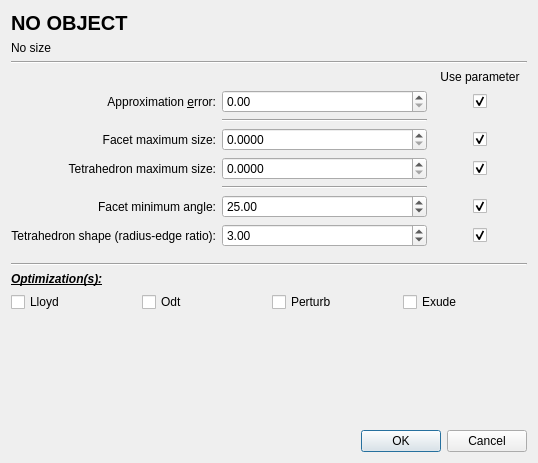
<?xml version="1.0" encoding="UTF-8"?>
<ui version="4.0">
 <class>Meshing_dialog</class>
 <widget class="QDialog" name="Meshing_dialog">
  <property name="geometry">
   <rect>
    <x>0</x>
    <y>0</y>
    <width>538</width>
    <height>463</height>
   </rect>
  </property>
  <property name="windowTitle">
   <string>Meshing criteria</string>
  </property>
  <layout class="QVBoxLayout" name="verticalLayout">
   <item>
    <widget class="QLabel" name="objectName">
     <property name="font">
      <font>
       <pointsize>15</pointsize>
       <weight>75</weight>
       <bold>true</bold>
      </font>
     </property>
     <property name="text">
      <string>NO OBJECT</string>
     </property>
    </widget>
   </item>
   <item>
    <widget class="QLabel" name="objectNameSize">
     <property name="text">
      <string>No size</string>
     </property>
    </widget>
   </item>
   <item>
    <widget class="Line" name="line_3">
     <property name="orientation">
      <enum>Qt::Horizontal</enum>
     </property>
    </widget>
   </item>
   <item>
    <layout class="QGridLayout" name="gridLayout" columnstretch="0,1,0">
     <item row="0" column="2">
      <widget class="QLabel" name="label_3">
       <property name="layoutDirection">
        <enum>Qt::LeftToRight</enum>
       </property>
       <property name="text">
        <string>Use parameter</string>
       </property>
       <property name="alignment">
        <set>Qt::AlignCenter</set>
       </property>
      </widget>
     </item>
     <item row="1" column="0">
      <widget class="QLabel" name="approxLabel">
       <property name="text">
        <string>Approximation &amp;error:</string>
       </property>
       <property name="alignment">
        <set>Qt::AlignRight|Qt::AlignTrailing|Qt::AlignVCenter</set>
       </property>
       <property name="buddy">
        <cstring>approx</cstring>
       </property>
      </widget>
     </item>
     <item row="1" column="1">
      <widget class="QDoubleSpinBox" name="approx"/>
     </item>
     <item row="1" column="2">
      <layout class="QHBoxLayout" name="horizontalLayoutApprox">
       <item>
        <spacer name="horizontalSpacer_2">
         <property name="orientation">
          <enum>Qt::Horizontal</enum>
         </property>
         <property name="sizeHint" stdset="0">
          <size>
           <width>40</width>
           <height>20</height>
          </size>
         </property>
        </spacer>
       </item>
       <item>
        <widget class="QCheckBox" name="noApprox">
         <property name="text">
          <string/>
         </property>
         <property name="checked">
          <bool>true</bool>
         </property>
        </widget>
       </item>
       <item>
        <spacer name="horizontalSpacer">
         <property name="orientation">
          <enum>Qt::Horizontal</enum>
         </property>
         <property name="sizeHint" stdset="0">
          <size>
           <width>40</width>
           <height>20</height>
          </size>
         </property>
        </spacer>
       </item>
      </layout>
     </item>
     <item row="2" column="1">
      <widget class="Line" name="line">
       <property name="orientation">
        <enum>Qt::Horizontal</enum>
       </property>
      </widget>
     </item>
     <item row="4" column="0">
      <widget class="QLabel" name="sizingLabel">
       <property name="text">
        <string>Facet maximum size:</string>
       </property>
       <property name="alignment">
        <set>Qt::AlignRight|Qt::AlignTrailing|Qt::AlignVCenter</set>
       </property>
       <property name="buddy">
        <cstring>facetSizing</cstring>
       </property>
      </widget>
     </item>
     <item row="4" column="1">
      <widget class="QDoubleSpinBox" name="facetSizing">
       <property name="decimals">
        <number>4</number>
       </property>
      </widget>
     </item>
     <item row="6" column="0">
      <widget class="QLabel" name="label">
       <property name="text">
        <string>Tetrahedron maximum size:</string>
       </property>
       <property name="alignment">
        <set>Qt::AlignRight|Qt::AlignTrailing|Qt::AlignVCenter</set>
       </property>
      </widget>
     </item>
     <item row="6" column="1">
      <widget class="QDoubleSpinBox" name="tetSizing">
       <property name="decimals">
        <number>4</number>
       </property>
      </widget>
     </item>
     <item row="7" column="1">
      <widget class="Line" name="line_4">
       <property name="orientation">
        <enum>Qt::Horizontal</enum>
       </property>
      </widget>
     </item>
     <item row="9" column="0">
      <widget class="QLabel" name="angleLabel">
       <property name="text">
        <string>Facet minimum angle:</string>
       </property>
       <property name="alignment">
        <set>Qt::AlignRight|Qt::AlignTrailing|Qt::AlignVCenter</set>
       </property>
       <property name="buddy">
        <cstring>facetAngle</cstring>
       </property>
      </widget>
     </item>
     <item row="9" column="1">
      <widget class="QDoubleSpinBox" name="facetAngle">
       <property name="minimum">
        <double>1.000000000000000</double>
       </property>
       <property name="maximum">
        <double>30.000000000000000</double>
       </property>
       <property name="value">
        <double>25.000000000000000</double>
       </property>
      </widget>
     </item>
     <item row="11" column="0">
      <widget class="QLabel" name="label_2">
       <property name="text">
        <string>Tetrahedron shape (radius-edge ratio):</string>
       </property>
       <property name="alignment">
        <set>Qt::AlignRight|Qt::AlignTrailing|Qt::AlignVCenter</set>
       </property>
      </widget>
     </item>
     <item row="11" column="1">
      <widget class="QDoubleSpinBox" name="tetShape">
       <property name="minimum">
        <double>1.000000000000000</double>
       </property>
       <property name="value">
        <double>3.000000000000000</double>
       </property>
      </widget>
     </item>
     <item row="4" column="2">
      <layout class="QHBoxLayout" name="horizontalLayoutFacetS">
       <item>
        <spacer name="horizontalSpacer_5">
         <property name="orientation">
          <enum>Qt::Horizontal</enum>
         </property>
         <property name="sizeHint" stdset="0">
          <size>
           <width>40</width>
           <height>20</height>
          </size>
         </property>
        </spacer>
       </item>
       <item>
        <widget class="QCheckBox" name="noFacetSizing">
         <property name="text">
          <string/>
         </property>
         <property name="checked">
          <bool>true</bool>
         </property>
        </widget>
       </item>
       <item>
        <spacer name="horizontalSpacer_6">
         <property name="orientation">
          <enum>Qt::Horizontal</enum>
         </property>
         <property name="sizeHint" stdset="0">
          <size>
           <width>40</width>
           <height>20</height>
          </size>
         </property>
        </spacer>
       </item>
      </layout>
     </item>
     <item row="6" column="2">
      <layout class="QHBoxLayout" name="horizontalLayoutTetSi">
       <item>
        <spacer name="horizontalSpacer_7">
         <property name="orientation">
          <enum>Qt::Horizontal</enum>
         </property>
         <property name="sizeHint" stdset="0">
          <size>
           <width>40</width>
           <height>20</height>
          </size>
         </property>
        </spacer>
       </item>
       <item>
        <widget class="QCheckBox" name="noTetSizing">
         <property name="text">
          <string/>
         </property>
         <property name="checked">
          <bool>true</bool>
         </property>
        </widget>
       </item>
       <item>
        <spacer name="horizontalSpacer_8">
         <property name="orientation">
          <enum>Qt::Horizontal</enum>
         </property>
         <property name="sizeHint" stdset="0">
          <size>
           <width>40</width>
           <height>20</height>
          </size>
         </property>
        </spacer>
       </item>
      </layout>
     </item>
     <item row="9" column="2">
      <layout class="QHBoxLayout" name="horizontalLayoutFacetA">
       <item>
        <spacer name="horizontalSpacer_9">
         <property name="orientation">
          <enum>Qt::Horizontal</enum>
         </property>
         <property name="sizeHint" stdset="0">
          <size>
           <width>40</width>
           <height>20</height>
          </size>
         </property>
        </spacer>
       </item>
       <item>
        <widget class="QCheckBox" name="noAngle">
         <property name="text">
          <string/>
         </property>
         <property name="checked">
          <bool>true</bool>
         </property>
        </widget>
       </item>
       <item>
        <spacer name="horizontalSpacer_10">
         <property name="orientation">
          <enum>Qt::Horizontal</enum>
         </property>
         <property name="sizeHint" stdset="0">
          <size>
           <width>40</width>
           <height>20</height>
          </size>
         </property>
        </spacer>
       </item>
      </layout>
     </item>
     <item row="11" column="2">
      <layout class="QHBoxLayout" name="horizontalLayoutTetSh">
       <item>
        <spacer name="horizontalSpacer_11">
         <property name="orientation">
          <enum>Qt::Horizontal</enum>
         </property>
         <property name="sizeHint" stdset="0">
          <size>
           <width>40</width>
           <height>20</height>
          </size>
         </property>
        </spacer>
       </item>
       <item>
        <widget class="QCheckBox" name="noTetShape">
         <property name="text">
          <string/>
         </property>
         <property name="checked">
          <bool>true</bool>
         </property>
        </widget>
       </item>
       <item>
        <spacer name="horizontalSpacer_12">
         <property name="orientation">
          <enum>Qt::Horizontal</enum>
         </property>
         <property name="sizeHint" stdset="0">
          <size>
           <width>40</width>
           <height>20</height>
          </size>
         </property>
        </spacer>
       </item>
      </layout>
     </item>
    </layout>
   </item>
   <item>
    <spacer name="verticalSpacer_2">
     <property name="orientation">
      <enum>Qt::Vertical</enum>
     </property>
     <property name="sizeType">
      <enum>QSizePolicy::Fixed</enum>
     </property>
     <property name="sizeHint" stdset="0">
      <size>
       <width>20</width>
       <height>10</height>
      </size>
     </property>
    </spacer>
   </item>
   <item>
    <widget class="Line" name="line_2">
     <property name="orientation">
      <enum>Qt::Horizontal</enum>
     </property>
    </widget>
   </item>
   <item>
    <widget class="QLabel" name="OptLabel">
     <property name="font">
      <font>
       <weight>75</weight>
       <italic>true</italic>
       <bold>true</bold>
       <underline>true</underline>
      </font>
     </property>
     <property name="text">
      <string>Optimization(s):</string>
     </property>
    </widget>
   </item>
   <item>
    <layout class="QHBoxLayout" name="horizontalLayout">
     <property name="topMargin">
      <number>0</number>
     </property>
     <item>
      <widget class="QCheckBox" name="lloydCBox">
       <property name="text">
        <string>Lloyd</string>
       </property>
      </widget>
     </item>
     <item>
      <widget class="QCheckBox" name="odtCBox">
       <property name="text">
        <string>Odt</string>
       </property>
      </widget>
     </item>
     <item>
      <widget class="QCheckBox" name="perturbCBox">
       <property name="text">
        <string>Perturb</string>
       </property>
       <property name="checked">
        <bool>false</bool>
       </property>
      </widget>
     </item>
     <item>
      <widget class="QCheckBox" name="exudeCBox">
       <property name="text">
        <string>Exude</string>
       </property>
       <property name="checked">
        <bool>false</bool>
       </property>
      </widget>
     </item>
    </layout>
   </item>
   <item>
    <spacer name="verticalSpacer">
     <property name="orientation">
      <enum>Qt::Vertical</enum>
     </property>
     <property name="sizeHint" stdset="0">
      <size>
       <width>20</width>
       <height>40</height>
      </size>
     </property>
    </spacer>
   </item>
   <item>
    <widget class="QDialogButtonBox" name="buttonBox">
     <property name="orientation">
      <enum>Qt::Horizontal</enum>
     </property>
     <property name="standardButtons">
      <set>QDialogButtonBox::Cancel|QDialogButtonBox::Ok</set>
     </property>
    </widget>
   </item>
  </layout>
 </widget>
 <resources/>
 <connections>
  <connection>
   <sender>buttonBox</sender>
   <signal>accepted()</signal>
   <receiver>Meshing_dialog</receiver>
   <slot>accept()</slot>
   <hints>
    <hint type="sourcelabel">
     <x>384</x>
     <y>191</y>
    </hint>
    <hint type="destinationlabel">
     <x>157</x>
     <y>195</y>
    </hint>
   </hints>
  </connection>
  <connection>
   <sender>buttonBox</sender>
   <signal>rejected()</signal>
   <receiver>Meshing_dialog</receiver>
   <slot>reject()</slot>
   <hints>
    <hint type="sourcelabel">
     <x>384</x>
     <y>191</y>
    </hint>
    <hint type="destinationlabel">
     <x>286</x>
     <y>195</y>
    </hint>
   </hints>
  </connection>
 </connections>
</ui>
